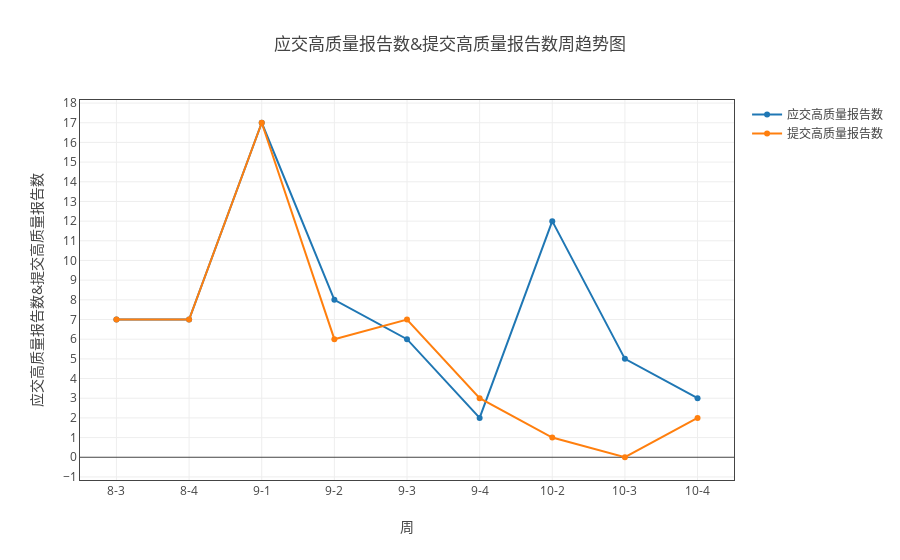

Notebook source saved alongside this figure:
### Markdown cell above
#### 应交高质量报告数和提交高质量报告数

### Code cell
ss=myModule.format(all_dict ,"日期" ,['应交高质量报告数','提交高质量报告数'])
tt = myModule.myPlot(myModule.sort_by_index(ss.groupby('sum')))
tt.plot('line')

### Figure 1 — Plotly figure (JSON) as saved in the notebook; plotly's stock layout.template omitted (floating-point values rounded to 4 significant figures)
{"data": [{"name": "应交高质量报告数", "type": "scatter", "uid": "3d52a482-dbfd-11e8-8ddb-a41f72875c19", "x": ["8-3", "8-4", "9-1", "9-2", "9-3", "9-4", "10-2", "10-3", "10-4"], "y": [7, 7, 17, 8, 6, 2, 12, 5, 3]}, {"name": "提交高质量报告数", "type": "scatter", "uid": "3d52a483-dbfd-11e8-8ddb-a41f72875c19", "x": ["8-3", "8-4", "9-1", "9-2", "9-3", "9-4", "10-2", "10-3", "10-4"], "y": [7, 7, 17, 6, 7, 3, 1, 0, 2]}], "layout": {"title": "应交高质量报告数&提交高质量报告数周趋势图", "xaxis": {"mirror": "all", "nticks": 20, "showgrid": true, "showline": true, "title": "周", "type": "category", "zeroline": true}, "yaxis": {"mirror": "all", "nticks": 20, "showgrid": true, "showline": true, "title": "应交高质量报告数&提交高质量报告数", "zeroline": true}}}
